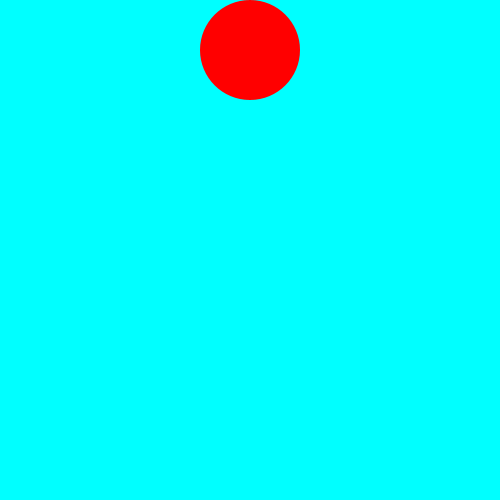
Frame 1 (no input)
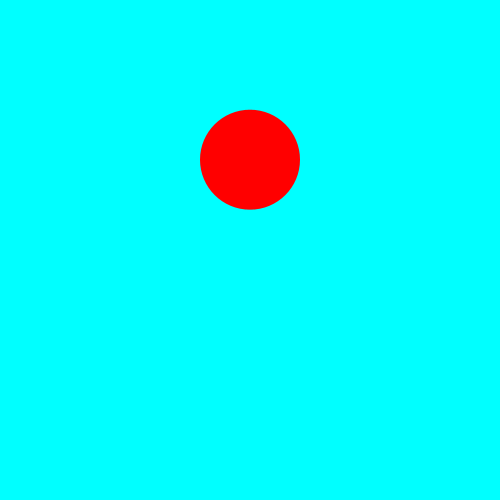
Frame 60 (the mouse pressed at the canvas centre just before this capture)
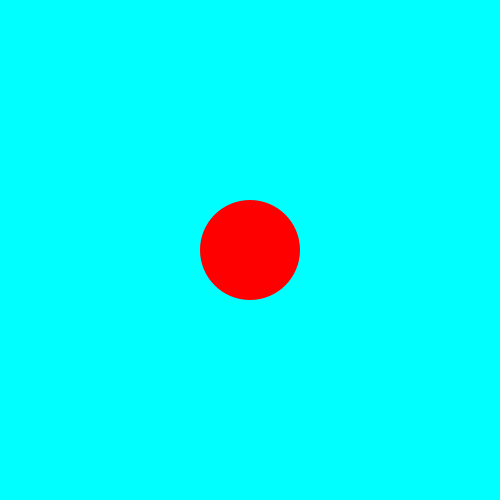
Frame 120 (the mouse held since frame 60 and released just before this capture)

The Processing sketch that drew these frames (run headless with seeded random() and noise(); from frame 60 on, the mouse is pressed at the canvas centre):

// Processing sketch: processing_79507
// ── processing_79507.pde

//Kyle K. Cilia
//pa6
//cmps5j
//kcilia@ucsc.edu

//Variable declaration
float xspeed,yspeed;
float x,y,r;
float gravity;
float speed=0;
float dissipation,stopSpeed;

void setup(){
  noStroke();
  size(500,500);
  smooth();
  x=width/2;
  y=50;
  r=50;
  
  //Initialize physical environment
  gravity=0.6;   
  stopSpeed=0.2;
  dissipation=.08;
}

void draw(){
  background(0,255,255); 
  displayBall();
  if(mousePressed && mouseOnBall()){
    holdBall();
  }else{
    moveBall();
    updateSpeed();
  }
}

void displayBall(){
  y=constrain(y,r,height-r);
  x=constrain(x,r,width-r);
  ellipseMode(RADIUS);
  fill(255,0,0);
  ellipse(x,y,r,r);
}

boolean mouseOnBall(){
  if(mouseX>x-r && mouseX<x+r &&
     mouseY>y-r && mouseY<y+r){
       return true;
     }else{
       return false;
     }
}

void holdBall(){
    x=mouseX;
    y=mouseY;
    xspeed=mouseX-pmouseX;
    yspeed=mouseY-pmouseY;
}

void moveBall(){
  y=y+yspeed;
  x=x+xspeed;
}

void updateSpeed(){
  if(abs(yspeed)<stopSpeed){
    yspeed=0.0;
  }else if(y>height-r){
    yspeed*=-(1-dissipation);
  }else if(y<r){
    yspeed*=-(1-dissipation);
  }
  if( abs(xspeed)<stopSpeed ){
    xspeed=0.0;
  }else if(x>width-r){
    xspeed*=-(1-dissipation);
  }else if(x<r){
    xspeed*=-(1-dissipation);
  }
  yspeed+=gravity;
}
  



 
